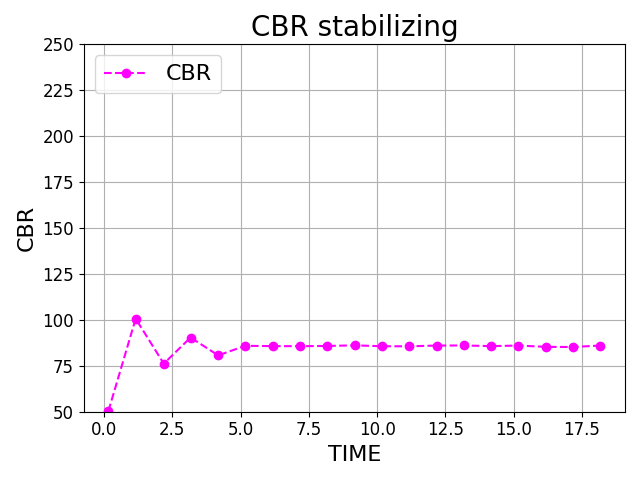

This chart was generated by the following Python code:
import matplotlib.pyplot as plt

data_f = open("V2X_200_0.16.csv",'r', encoding='utf-8-sig')

BSM_TIMEs = []
CBRs = []
WSA_recieved_TIMEs = []
ITTs = []

for line in data_f:
    (bsm_time, cbr, wsa_recieved_time, itt) = line.split(',')
    BSM_TIMEs.append(bsm_time)
    CBRs.append(cbr)
    WSA_recieved_TIMEs.append(wsa_recieved_time)
    ITTs.append(itt)
    
data_f.close()

BSM_TIMEs = [float (i) for i in BSM_TIMEs]
CBRs = [float (i) for i in CBRs]
WSA_recieved_TIMEs = [float (i) for i in WSA_recieved_TIMEs]
WSA_recieved_TIMEs = [i-1 for i in WSA_recieved_TIMEs]
ITTs = [float (i) for i in ITTs]

fig = plt.figure()
ax = fig.add_subplot(1, 1, 1)

plt.plot(BSM_TIMEs, CBRs, color='magenta', marker='o', linestyle='dashed', label='CBR')
plt.title("CBR stabilizing", fontsize=20)
plt.xlabel("TIME", fontsize=16)
plt.ylabel("CBR", fontsize=16)
plt.ylim([50, 250])
plt.xticks(fontsize=12)
plt.yticks(fontsize=12)
plt.tight_layout()
plt.grid(True)
plt.legend(loc='upper left', fontsize=16)
plt.savefig('V2X_200_0.16_CBR.png')